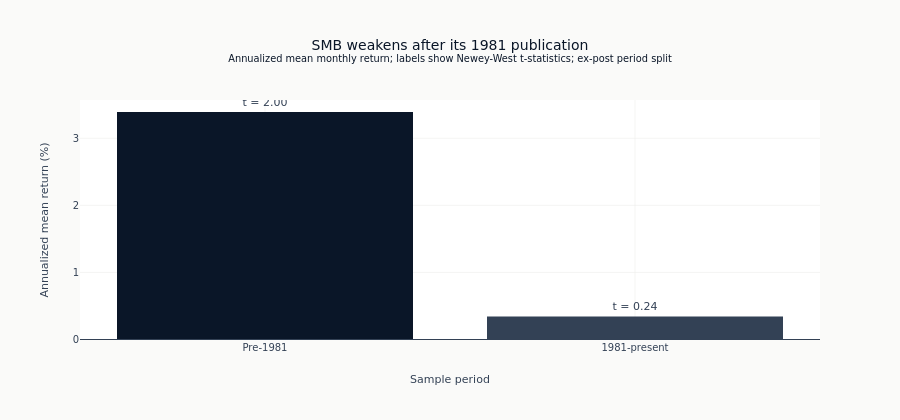

The notebook cell saved with this chart:
### Markdown cell above
### Test the SMB decay claim directly

A full-sample SMB statistic cannot establish post-publication decay. Splitting at
the 1981 publication year makes the comparison visible while remaining explicitly
ex-post and descriptive.

### Code cell
smb_returns = ff3_pd["SMB"].dropna()
smb_periods = {
    "Pre-1981": smb_returns[smb_returns.index < "1981-01-01"],
    "1981-present": smb_returns[smb_returns.index >= "1981-01-01"],
}
smb_period_stats = {name: calculate_sharpe_stats(values) for name, values in smb_periods.items()}

fig = go.Figure(
    go.Bar(
        x=list(smb_period_stats),
        y=[stats["ann_return"] * 100 for stats in smb_period_stats.values()],
        marker_color=[COLORS["blue"], COLORS["neutral"]],
        text=[f"t = {stats['t_stat']:.2f}" for stats in smb_period_stats.values()],
        textposition="outside",
        hovertemplate="<b>%{x}</b><br>Annualized mean: %{y:.2f}%<br>%{text}<extra></extra>",
    )
)
fig.add_hline(y=0, line_color=COLORS["neutral"], line_width=1)
fig.update_layout(
    title=(
        "SMB weakens after its 1981 publication"
        "<br><sup>Annualized mean monthly return; labels show Newey-West t-statistics; "
        "ex-post period split</sup>"
    ),
    xaxis_title="Sample period",
    yaxis_title="Annualized mean return (%)",
    height=420,
)
fig.show()

### Figure 1 — Plotly figure (JSON) as saved in the notebook; plotly's stock layout.template omitted (floating-point values rounded to 4 significant figures)
{"data": [{"hovertemplate": "<b>%{x}</b><br>Annualized mean: %{y:.2f}%<br>%{text}<extra></extra>", "marker": {"color": ["#0a1628", "#334155"]}, "text": ["t = 2.00", "t = 0.24"], "textposition": "outside", "type": "bar", "x": ["Pre-1981", "1981-present"], "y": [3.391, 0.3437]}], "layout": {"height": 420, "shapes": [{"line": {"color": "#334155", "width": 1}, "type": "line", "x0": 0, "x1": 1, "xref": "x domain", "y0": 0, "y1": 0, "yref": "y"}], "title": {"text": "SMB weakens after its 1981 publication<br><sup>Annualized mean monthly return; labels show Newey-West t-statistics; ex-post period split</sup>"}, "xaxis": {"title": {"text": "Sample period"}}, "yaxis": {"title": {"text": "Annualized mean return (%)"}}}}
